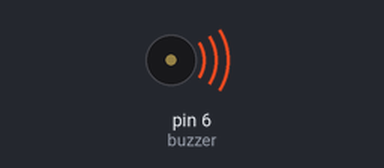
Bench run of a sketch on a simulated Arduino Uno, built with avr-gcc and run on an emulated ATmega328P. Parts: buzzer (waves = sounding). What the sketch prints to the serial monitor is not drawn.

Above: at 0.1 s.
At 3.1 s:
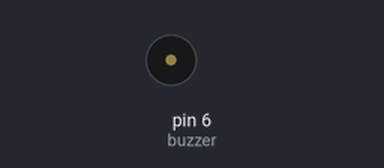
Timing chart, 0 to 4.6 s (numbered marks = the images above):
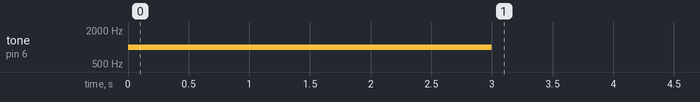

The sketch:

bp_test_3_1.ino
```cpp
#define main_1 4     // main primary
#define main_2 2     // main secondary
#define drogue_1 7   // drogue primary
#define drogue_2 9  // drogue secondary
#define buzzer 6    // buzzer

const int delay_time = 1000;
const int charge_delay = 500;
const int backup_delay = 2500;

void setup() {
  // put your setup code here, to run once:

  tone(buzzer, 1000);
  delay(3000);
  noTone(buzzer);

  Serial.print("FLIGHT COMPUTER ON\n");

  Serial.begin(115200);

  delay(1000);

  digitalWrite(drogue_1, LOW);
  digitalWrite(drogue_2, LOW);
  digitalWrite(main_1, LOW);
  digitalWrite(main_2, LOW);


  digitalWrite(drogue_1, HIGH);
  delay(charge_delay);
  digitalWrite(drogue_1, LOW);
  Serial.println("DROGUE 1 FIRE++++++++++++++++++++");
  // delay(backup_delay);
  // digitalWrite(drogue_2, HIGH);
  // delay(charge_delay);
  // digitalWrite(drogue_2, LOW);
  // Serial.println("DROGUE 2 FIRE++++++++++++++++++++");

  // tone(buzzer, 3000, 1000);

  digitalWrite(main_1, HIGH);
  delay(charge_delay);
  digitalWrite(main_1, LOW);
  Serial.println("MAIN 1 FIRE++++++++++++++++++++");
  // delay(backup_delay);
  // digitalWrite(main_2, HIGH);
  // delay(charge_delay);
  // digitalWrite(main_2, LOW);
  // Serial.println("MAIN 2 FIRE++++++++++++++++++++");


}

void loop() {
  // put your main code here, to run repeatedly:


  // tone(buzzer, 2000, 1000);
}
```
